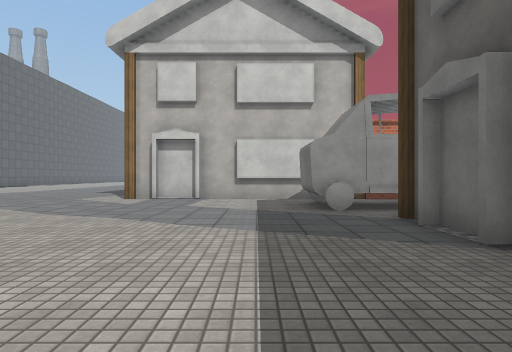
[1] (above)

24 first-person views from a walk through a Unity game level. The camera is 1.2 m above the floor, looks level and sees 75° across. The floor is counted in squares, 2 m on a side. Each view is taken from the middle of a square. On the plan, view 1 faces up. The plan holds only what a view shows up to about 10 squares ahead; the rest is blank. The place goes on beyond the plan. The player is left out. Surface patterns are stand-ins for the level's own textures.

[2]
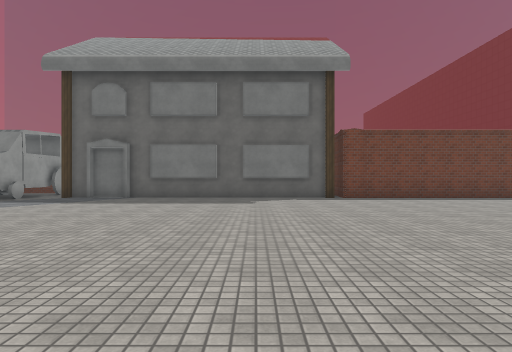

[3]
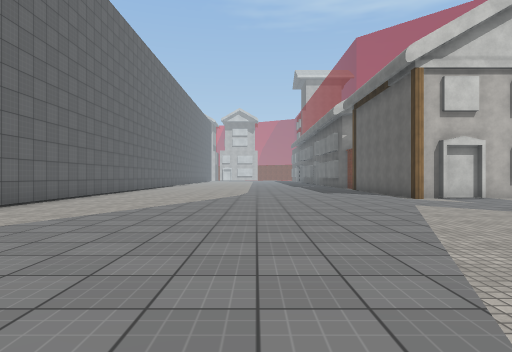

[4]
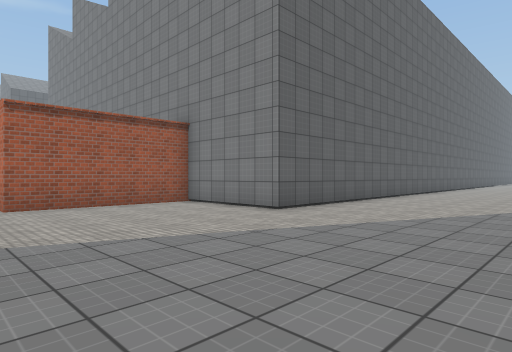

[5]
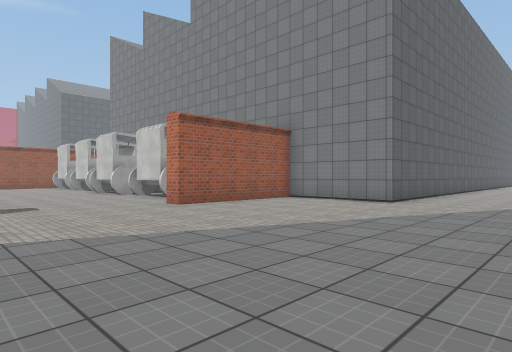

[6]
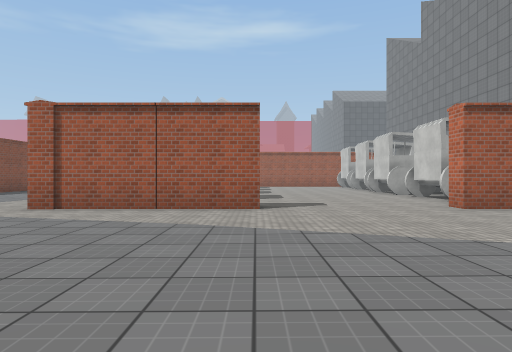

[7]
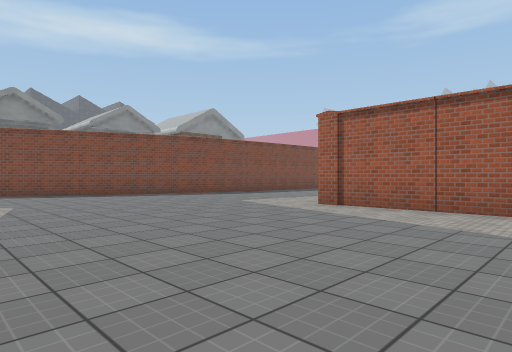

[8]
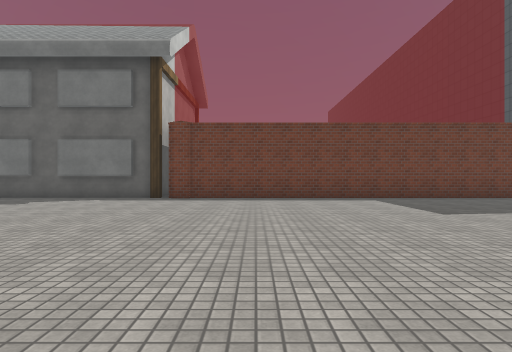

[9]
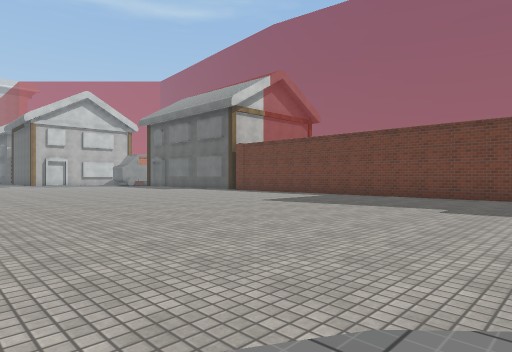

[10]
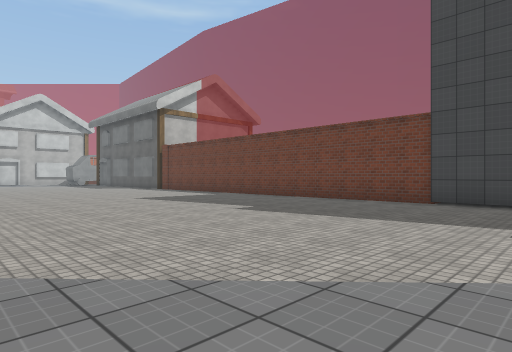

[11]
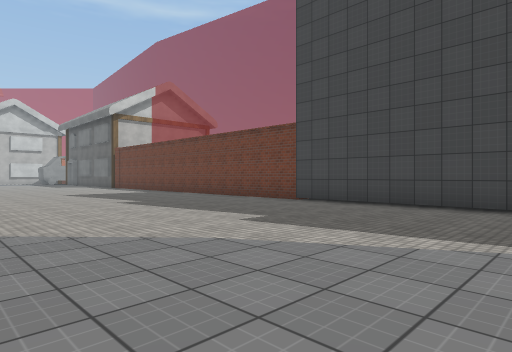

[12]
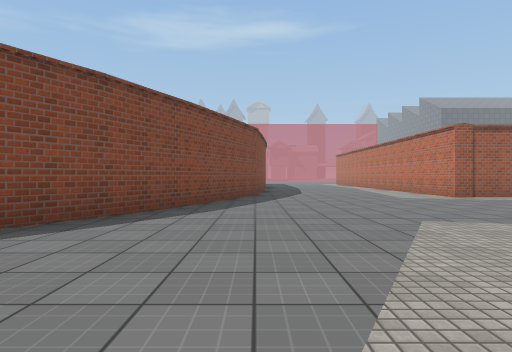

[13]
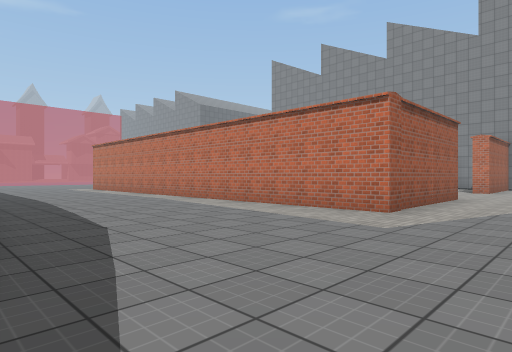

[14]
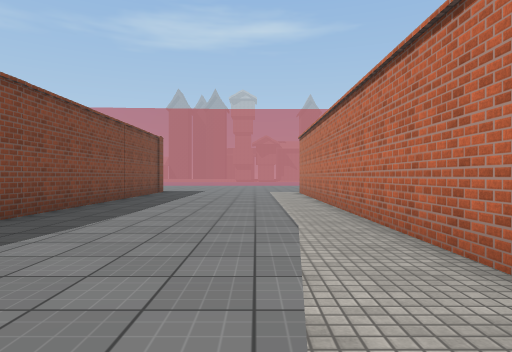

[15]
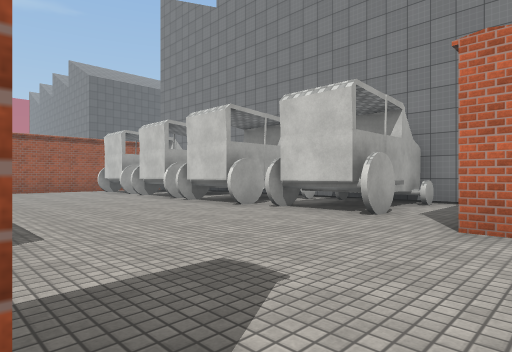

[16]
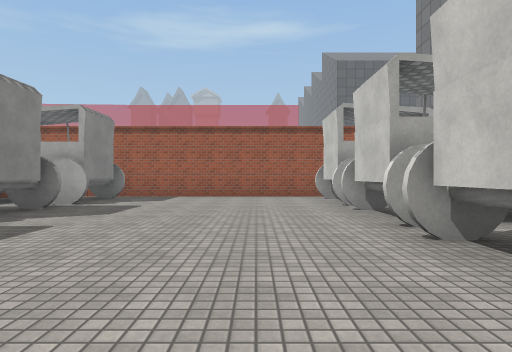

[17]
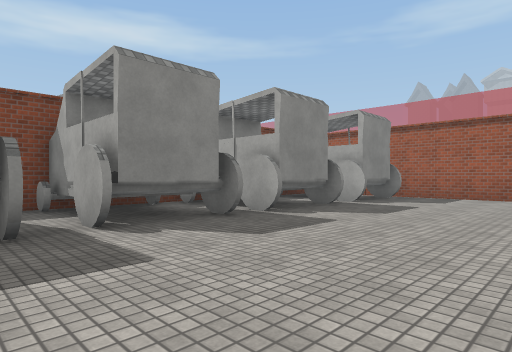

[18]
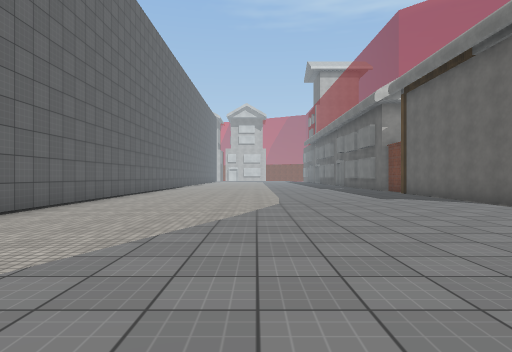

[19]
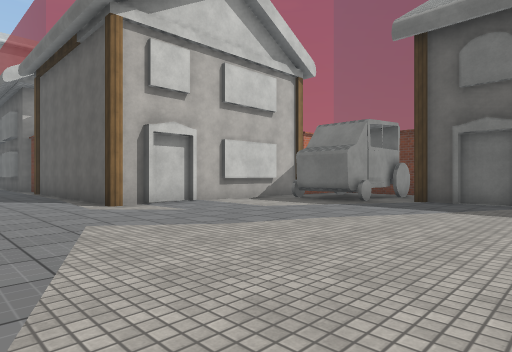

[20]
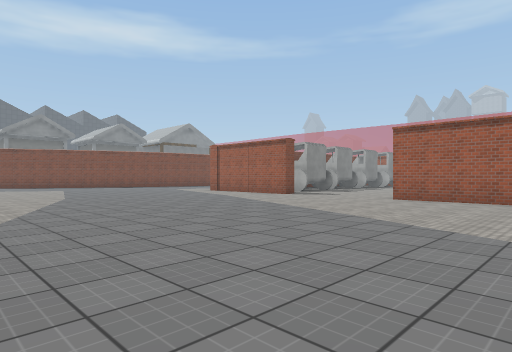

[21]
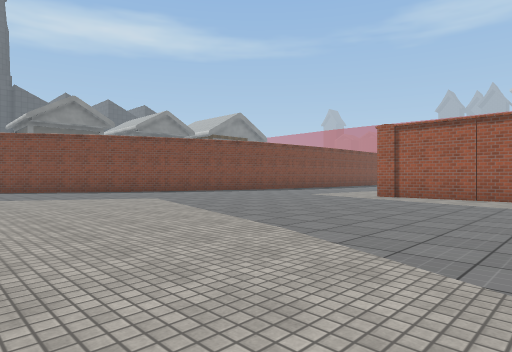

[22]
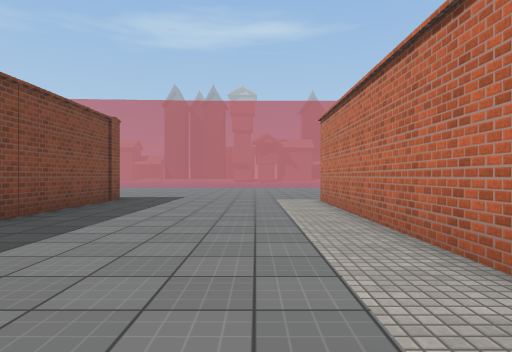

[23]
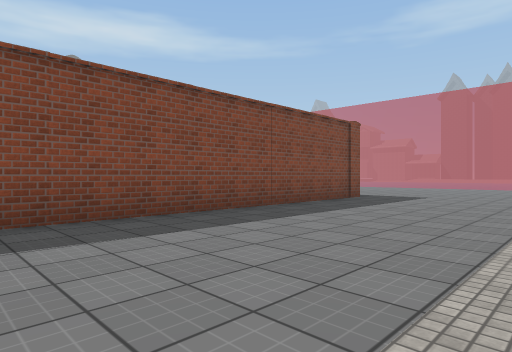

[24]
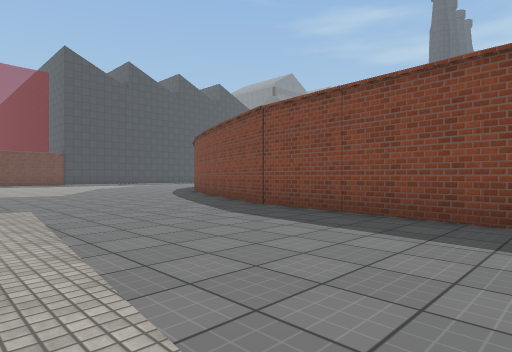

### Floor plan
Key: @ floor where view 1 was taken; # wall or solid block; x gap in a wall; . main floor; : floor 0.25 m higher than the main floor; / step, stairs or slope; ^ raised ledge; H house; O other object.
Columns run from 32 left of view 1 to 4 right of it. Each row starts with its distance up from view 1.
 12                   #..........H
 11                   #..........H
 10                   #..........H
  9                   #.....:....HHHHHH##
  8                   #..../::::/....OOOO
  7                   #..../::::.....O
  6                   #.../::::/.....####
  5                   #.../::::/......HHH
  4            ########...:::::.......H
  3           OOO#.#...../::::/.......H
  2          ^^ ##.#.....:::::........H
  1   #O#OO#Ox#OO#.#..../::::/........HH
  0   #................./.:::/......@.HH
 -1   #...............................HH
 -2   #...............................HH
 -3   #...................... ........HH
 -4   #............#..................#
 -5   #O##O#OO#. O #..................#
 -6   #   ^ ###.   #..................#
 -7   #    O###.   #..................#
 -8 ..##############..................#
 -9 ..................................#
-10 ..................................#
-11 ..................................#
-12 ..................................#
-13 ..................................#
-14 ..###############.................#
-15                 ####..............#
-16                    ###..  ........#
-17                      #    ........#
-18                           ........#
-19                            .......#
-20                            .......#
-21                            .....

Where each view was taken, in squares from view 1:
view 1: 0 up, 0 right, facing up
view 2: 1 down, 8 left, facing right
view 3: 1 down, 8 left, facing up
view 4: 1 down, 9 left, facing up-left
view 5: 4 down, 10 left, facing up-left
view 6: 4 down, 10 left, facing left
view 7: 4 down, 10 left, facing down-left
view 8: 6 down, 7 left, facing right
view 9: 15 down, 8 left, facing up-right
view 10: 18 down, 6 left, facing up-right
view 11: 21 down, 5 left, facing up-right
view 12: 14 down, 7 left, facing left
view 13: 14 down, 14 left, facing up-left
view 14: 10 down, 18 left, facing left
view 15: 4 down, 16 left, facing up-left
view 16: 1 down, 20 left, facing left
view 17: 1 down, 20 left, facing down-left
view 18: 2 up, 9 left, facing up
view 19: 2 up, 6 left, facing up-right
view 20: 4 up, 7 left, facing down-left
view 21: 4 down, 7 left, facing down-left
view 22: 10 down, 22 left, facing left
view 23: 9 down, 22 left, facing down-left
view 24: 9 down, 22 left, facing down-right
